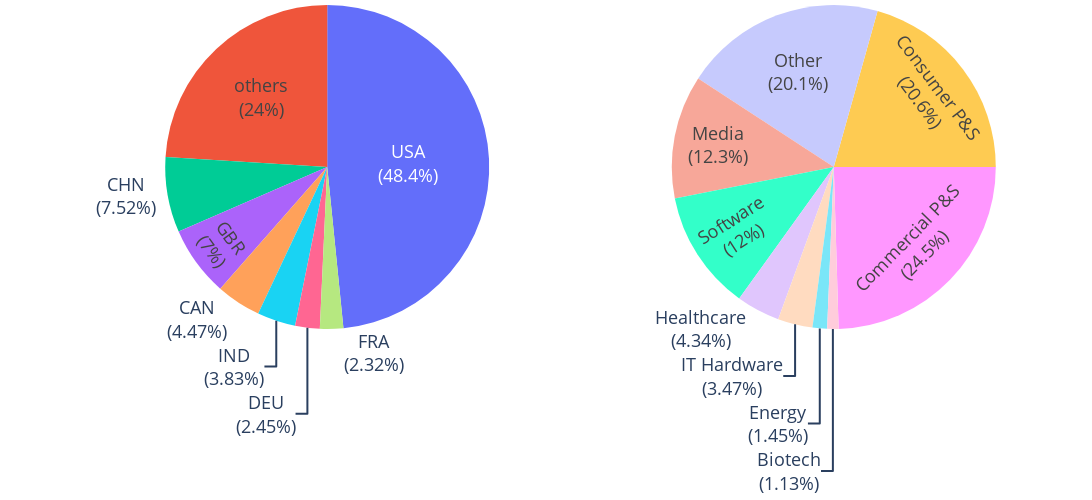

Notebook source saved alongside this figure:
### Code cell
import plotly.graph_objects as go
from plotly.subplots import make_subplots

country_freq = rounds.groupby('country_code').size() / rounds.country_code.size
country_freq['others'] = country_freq[country_freq < 0.02].sum()
country_freq = country_freq[country_freq >= 0.02]
cb_sectors = rounds.groupby('meta_cat').size()

fig = make_subplots(rows=1, cols=2, specs=[[{'type':'domain'}, {'type':'domain'}]], horizontal_spacing=0.1)
fig.add_trace(go.Pie(values=country_freq.values, name="Country", labels=country_freq.index,
                     texttemplate = "%{label}<br>(%{percent})"),
              1, 1)
fig.add_trace(go.Pie(values=cb_sectors.values, name="Sector", labels=cb_sectors.index,
                     texttemplate = "%{label}<br>(%{percent})", rotation = 90),
              1, 2)

fig.update_layout(height=500, width=1100,
                  showlegend=False,
                  font={'size':18},
                  margin={'l':0, 'r':0, 't':0, 'b':0})
fig.write_image('figures/crunchbase_country_sectors.pdf')
fig.show()

### Figure 1 — Plotly figure (JSON) as saved in the notebook; plotly's stock layout.template omitted (floating-point values rounded to 4 significant figures)
{"data": [{"domain": {"x": [0, 0.45], "y": [0, 1]}, "labels": ["CAN", "CHN", "DEU", "FRA", "GBR", "IND", "USA", "others"], "name": "Country", "texttemplate": "%{label}<br>(%{percent})", "type": "pie", "values": [0.04398, 0.07398, 0.02412, 0.02286, 0.06882, 0.03765, 0.4761, 0.2361]}, {"domain": {"x": [0.55, 1], "y": [0, 1]}, "labels": ["Biotech", "Commercial P&S", "Consumer P&S", "Energy", "Healthcare", "IT Hardware", "Media", "Other", "Software"], "name": "Sector", "rotation": 90, "texttemplate": "%{label}<br>(%{percent})", "type": "pie", "values": [5522, 119878, 100907, 7085, 21238, 16967, 60196, 98481, 58566]}], "layout": {"font": {"size": 18}, "height": 500, "margin": {"b": 0, "l": 0, "r": 0, "t": 0}, "showlegend": false, "width": 1100}}
